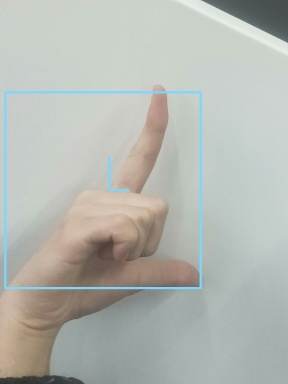
#> input picture gesture_recognition/L_20191228162851.jpg, 288 x 384 px
$ python -i process.py   (imports and definitions only)
#> lines starting #> are read from the running program, lines starting #| are printed output that depends on the picture; after the words box and inside, x2 and y2 are one past the last pixel; in counts of white or black regions, pixels touching at a corner belong together
### image.py
# -*- coding: utf-8 -*-
__verson__ = 2.0
__copyright__ = "Yinru Ye(320180940480), Wanfeng Zhu(320180940691),"
"Qiyuan Zhang(320180940541), Haoqiu Yan(320180940440) Copyright 2019"

import numpy as np
import cv2


class Image(object):
    def __init__(self, image_path):
#> called with image_path = 'gesture_recognition/L_20191228162851.jpg'
        self.image_path = image_path
        self.row = cv2.imread(self.image_path).shape[0]
#> self.row = 384
        self.col = cv2.imread(self.image_path).shape[1]
#> self.col = 288
        self.image_skin_path = ''
        self.hash_str = ''

    @property
    def gray_read(self):
        return cv2.imread(self.image_path, cv2.IMREAD_GRAYSCALE)

    @property
    def color_read(self):
        return cv2.imread(self.image_path, cv2.IMREAD_COLOR)
#> returned value is the input picture: shape (384, 288, 3); mean B, G, R 178.1, 183.8, 180.4

    @property
    def unchanged_read(self):
        return cv2.imread(self.image_path, cv2.IMREAD_UNCHANGED)

    # [28 lines left out: functions skin_recognition, hash, not called in this run]


class Template(Image):
    # [25 lines left out: functions cr_otsu, descriptor, creator, not called in this run]


class Target(Image):
    # [5 lines left out: function descriptor, not called in this run]

    def skin_recognition(self, image_name):
        img = self.color_read
        ycrcb = cv2.cvtColor(img, cv2.COLOR_BGR2YCR_CB)
#> ycrcb: shape (384, 288, 3); mean of channels 0, 1, 2 182.1, 126.8, 125.7
        (y, cr, cb) = cv2.split(ycrcb)
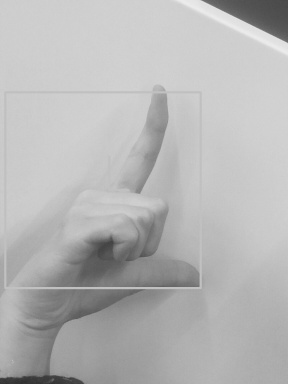
#> y: shape (384, 288); min 47, max 236, mean 182.1
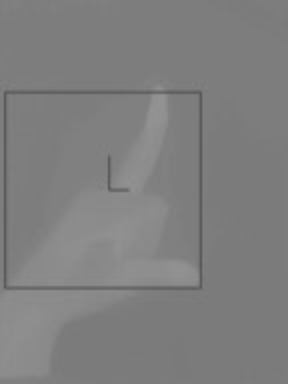
#> cr: shape (384, 288); min 87, max 148, mean 126.8
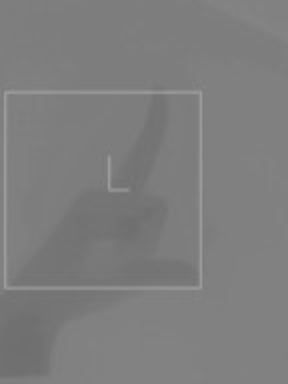
#> cb: shape (384, 288); min 111, max 158, mean 125.7
        cr1 = cv2.GaussianBlur(cr, (5, 5), 0)
        _, skin = cv2.threshold(cr1, 0, 255, cv2.THRESH_BINARY + cv2.THRESH_OTSU)
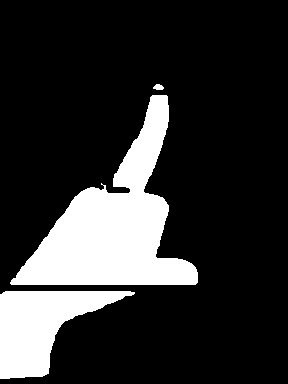
#> skin: shape (384, 288); 18.8% white; 3 white regions, box (x1, y1, x2, y2) and area: (10, 95, 198, 285) 14626, (0, 291, 135, 379) 6121, (153, 84, 164, 90) 49
        dst = cv2.bitwise_and(img, img, mask=skin)
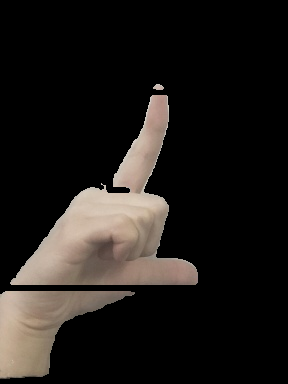
#> dst: shape (384, 288, 3); mean B, G, R 24.8, 27.7, 31.4
        image_skin_path = r"processed\{}_skinRecognition.jpg".format(image_name)
        cv2.imwrite(image_skin_path, dst)
        print("Target image has been saved in", image_skin_path)
        return Target(image_skin_path)

# [3 lines that do not run on import are left out]

### process.py
# -*- coding: utf-8 -*-
__verson__ = 2.0
__copyright__ = "Yinru Ye(320180940480), Wanfeng Zhu(320180940691),"
"Qiyuan Zhang(320180940541), Haoqiu Yan(320180940440) Copyright 2019"

import numpy as np
import cv2
import os
import image


# [8 lines left out: function cmp_hash, not called in this run]


def template_select(target):
    l_template = image.Template(r'templates\l_template.jpg')
    f_template = image.Template(r'templates\f_template.jpg')
    templates = [l_template, f_template]
    # Extract the finger part of the target picture
    target_skin = target.skin_recognition('target')
    matches_index = []
    # Traverse the template, one by one with the target picture
    target_skin_hash = target_skin.hash()
    for i in templates:
        n = cmp_hash(i.hash(), target_skin_hash)
        matches_index.append(n)
    matches_index_c = sorted(matches_index)
    match = matches_index_c[0]
    n1 = 0
    for a in matches_index:
        if a == match:
            best_match = templates[n1]
        n1 = n1 + 1
    print(type(best_match),best_match)
    return best_match  # Path to the best matching template


# [47 lines left out: functions flann_creator, match, not called in this run]


def run(target_path):
    # Extract the skin color part of the target picture
    target = image.Target(target_path)
    target_skin = target.skin_recognition('target')
    # Choose the template that best matches the target picture
    best_match = template_select(target)
    # createc flann filter
    flan_fitter = flann_creator()
    # Match the target picture with the template picture
    result = match(best_match, target, target_skin, flan_fitter)
    letter = str.upper(best_match.image_path.split('\\')[-1].split('_')[0])
    root_path = 'gesture_recognition/'
    import datetime
    nowTime = str(datetime.datetime.now().strftime('%Y%m%d%H%M%S'))
    path = root_path + '{}_{}.jpg'.format(letter, nowTime)
    if os.path.exists(root_path):
        pass
    else:
        os.makedirs(root_path)
    cv2.imwrite(path, result)
    print("Target has been saved in ", path)
    return result

#> (the run stopped early here; a loop or call above may not have finished)
